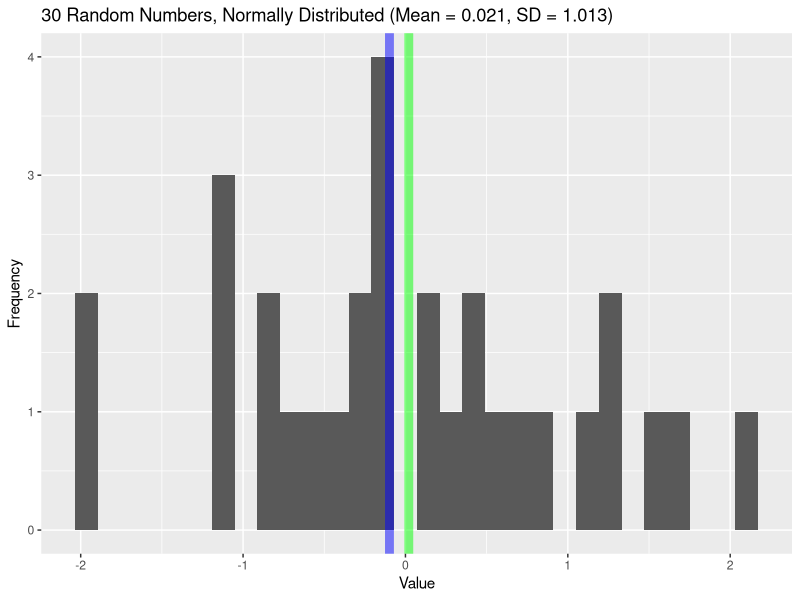
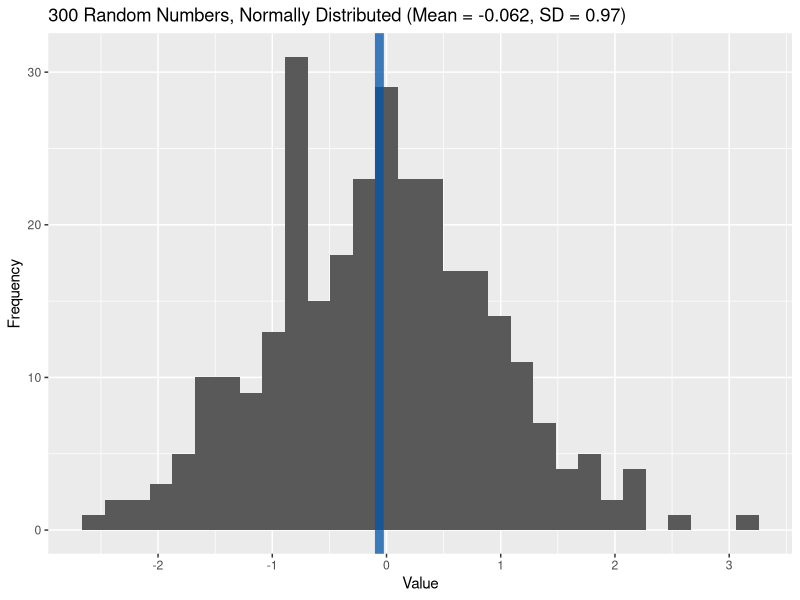
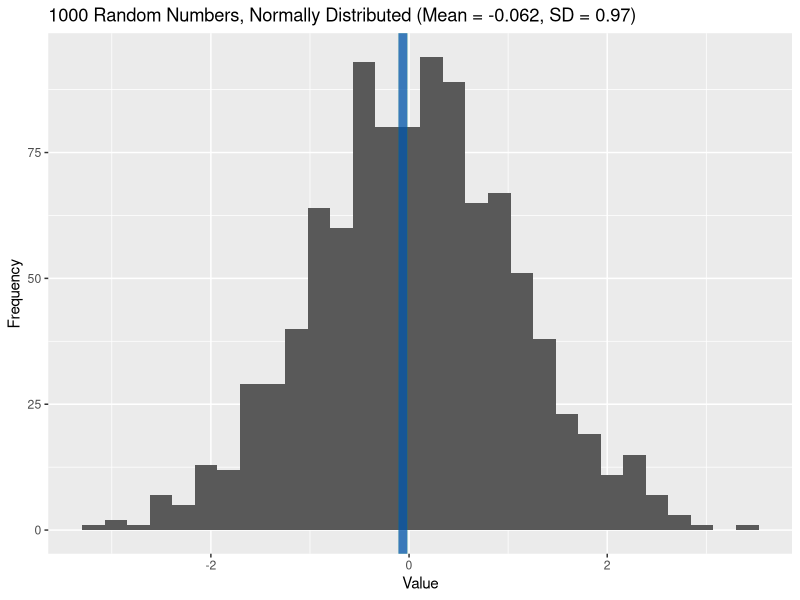
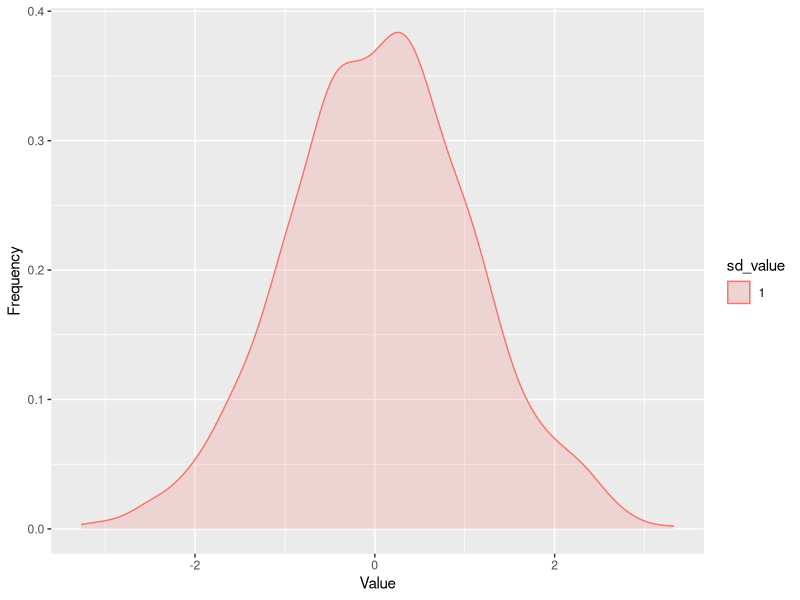
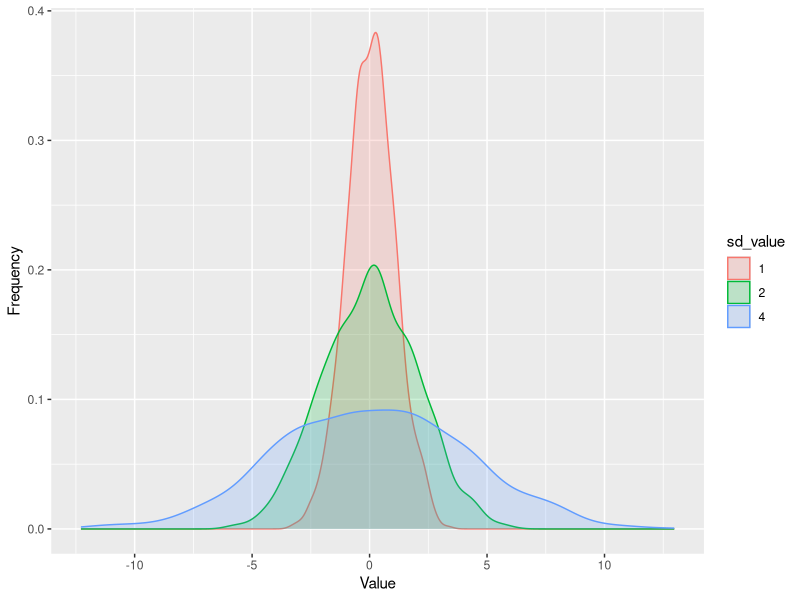
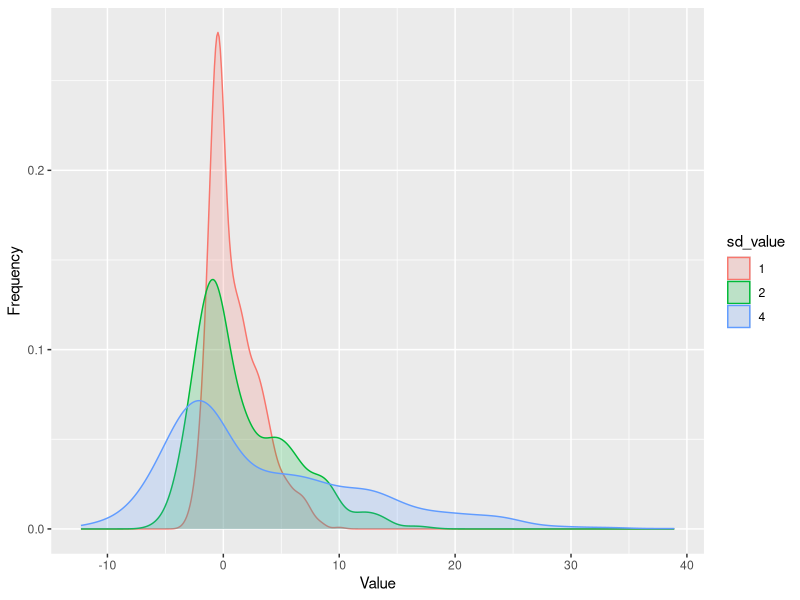
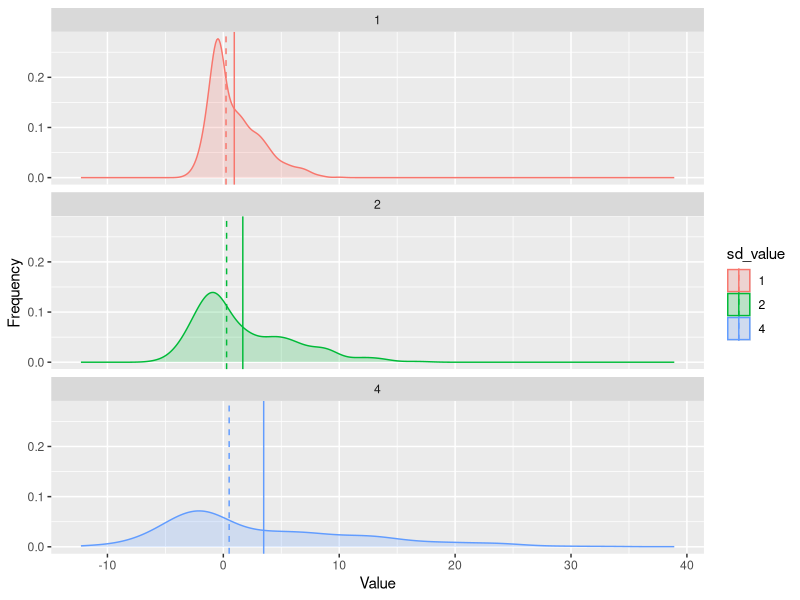
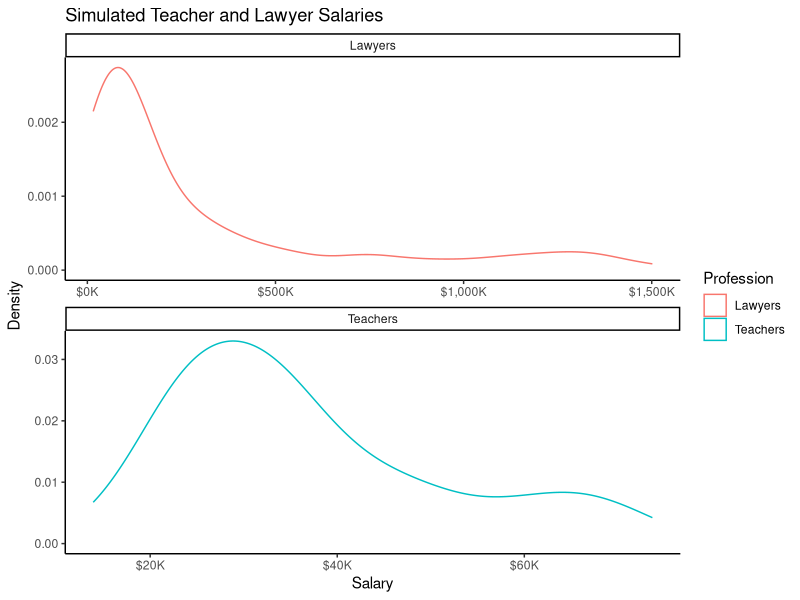

The R source for these figures, in order:
library(tidyverse)
library(glue)
# normal data

# take a sample of only 30
n = 30
df <- tibble(x = rnorm(n))
mean_value = mean(df$x)
median_value = median(df$x)
stdev = sd(df$x)

df %>% ggplot(aes(x))+
  geom_histogram()+
  geom_vline(xintercept = mean_value, color = 'green', size = 3, alpha = .5)+
  geom_vline(xintercept = median_value, color = 'blue', size = 3, alpha = .5)+
  ggtitle(glue("{n} Random Numbers, Normally Distributed (Mean = {round(mean_value,3)}, SD = {round(stdev,3)})"))+
  xlab("Value")+
  ylab("Frequency")

# try  a sample of 300
n = 300
df <- tibble(x = rnorm(n))
mean_value = mean(df$x)
median_value = median(df$x)
stdev = sd(df$x)

df %>% ggplot(aes(x))+
  geom_histogram()+
  geom_vline(xintercept = mean_value, color = 'green', size = 3, alpha = .5)+
  geom_vline(xintercept = median_value, color = 'blue', size = 3, alpha = .5)+
  ggtitle(glue("{n} Random Numbers, Normally Distributed (Mean = {round(mean_value,3)}, SD = {round(stdev,3)})"))+
  xlab("Value")+
  ylab("Frequency")

# how about 1k?
n = 1000
df <- tibble(sd_value = '1', x = rnorm(n, mean = 0,sd = 1)) %>%
  # actaully making 3 distributions, makred by their sds
  bind_rows(tibble(sd_value = '2', x = rnorm(n, mean = 0,sd = 2))) %>%
  bind_rows(tibble(sd_value = '4', x = rnorm(n, mean = 0,sd = 4)))


# histogram when the sd = 1
df %>% filter(sd_value == '1') %>%
  ggplot(aes(x))+
  geom_histogram()+
  geom_vline(xintercept = mean_value, color = 'green', size = 3, alpha = .5)+
  geom_vline(xintercept = median_value, color = 'blue', size = 3, alpha = .5)+
  ggtitle(glue("{n} Random Numbers, Normally Distributed (Mean = {round(mean_value,3)}, SD = {round(stdev,3)})"))+
  xlab("Value")+
  ylab("Frequency")


# similar density plot to what I showed in class
df %>% filter(sd_value == '1') %>% 
  ggplot(aes(x, group = sd_value, color = sd_value, fill = sd_value))+
  geom_density(alpha = .2)+
  xlab("Value")+
  ylab("Frequency")

# now let's plot all three 
# color = sd_value, fill = sd value is what let's us collor each one
df %>% ggplot(aes(x, group = sd_value, color = sd_value, fill = sd_value))+
  geom_density(alpha = .2)+ # setting alpha = .2 makes all of the curves seethrough
  xlab("Value")+
  ylab("Frequency")


#  look what I'm doing to x in the mutate call
df <- df %>% mutate(x2=if_else(x>0,3*x,x)) %>% # what would this do when x = 2? -2? 0?
  group_by(sd_value) %>%
  mutate(sd_mean = mean(x2), sd_median = median(x2)) %>%
  ungroup()

# let's plot these new ones -- all spread out
df %>% ggplot(aes(x2, group = sd_value, color = sd_value, fill = sd_value))+
  geom_density(alpha = .2)+
  xlab("Value")+
  ylab("Frequency")

# get the summary stats
df %>% group_by(sd_value) %>%
  summarise(sd_sd = sd(x2), sd_mean = mean(x2), sd_median = median(x2)) %>%
  mutate(sd_sd = round(sd_sd,3), sd_mean = round(sd_mean,3), sd_median = round(sd_median,3))

# use facet wrap to put each on its own, and geom_vline to add vertical lines
df %>% 
  ggplot(aes(x2, group = sd_value, color = sd_value, fill = sd_value))+
  geom_density(alpha = .2)+
  geom_vline(aes(xintercept = sd_mean, color = sd_value))+
  geom_vline(aes(xintercept = sd_median, color = sd_value), linetype = 2)+
  xlab("Value")+
  ylab("Frequency")+
  facet_wrap(~sd_value, nrow = 3)

## more advanced simulation on teacher vs lawyer salaries
n <- 100

experience <- runif(n, 0, 40)
skill <- rnorm(n, mean = 3, sd = 1)
connections <- rpois(n,1)
school <- exp(rnorm(n, mean = 2))

inc_data <- tibble(experience, skill, connections, school) %>%
  mutate(Teachers = 5 + 1.1^experience + 5*skill + connections + 0.01*school+ exp(rnorm(n, mean =.5)),
         Lawyers = 0 + 1.2^experience + 5*skill + 20*connections + school + exp(rnorm(n, mean =1)))

inc_data %>%
  pivot_longer(c(Teachers, Lawyers), names_to = 'Profession') %>%
  ggplot(aes(value, color = Profession))+
  geom_density()+
  scale_x_continuous(labels = scales::dollar_format(prefix="$", suffix = "K"))+
  facet_wrap(~Profession, scales = 'free', nrow = 2)+
  ggtitle("Simulated Teacher and Lawyer Salaries")+
  ylab('Density')+
  xlab('Salary')+
  theme_classic()

inc_data %>%
  ggplot(aes(Teachers))+
  geom_density(color = 'Purple')+
  geom_vline(xintercept = median(inc_data$Teachers), color = 'purple', linetype = 2)+
  geom_vline(xintercept = mean(inc_data$Teachers), color = 'purple', linetype = 3)+
  scale_x_continuous(labels = scales::dollar_format(prefix="$", suffix = "K"))+
  ggtitle("Simulated Teacher Salaries")+
  ylab('Density')+
  xlab('Salary')+
  theme_classic()
ggsave(glue('plots/teachers_lines.png'), width = 5, height = 4)

inc_data %>%
  ggplot(aes(Lawyers))+
  geom_density(color = 'green')+
  scale_x_continuous(labels = scales::dollar_format(prefix="$", suffix = "K"))+
  ggtitle("Simulated Lawyers Salaries")+
  geom_vline(xintercept = median(inc_data$Lawyers), color = 'darkgreen', linetype = 2)+
  geom_vline(xintercept = mean(inc_data$Lawyers), color = 'green', linetype = 2)+
  ylab('Density')+
  xlab('Salary')+
  theme_classic()
ggsave(glue('plots/lawyers_lines.png'), width = 5, height = 4)

inc_data %>% summary()

